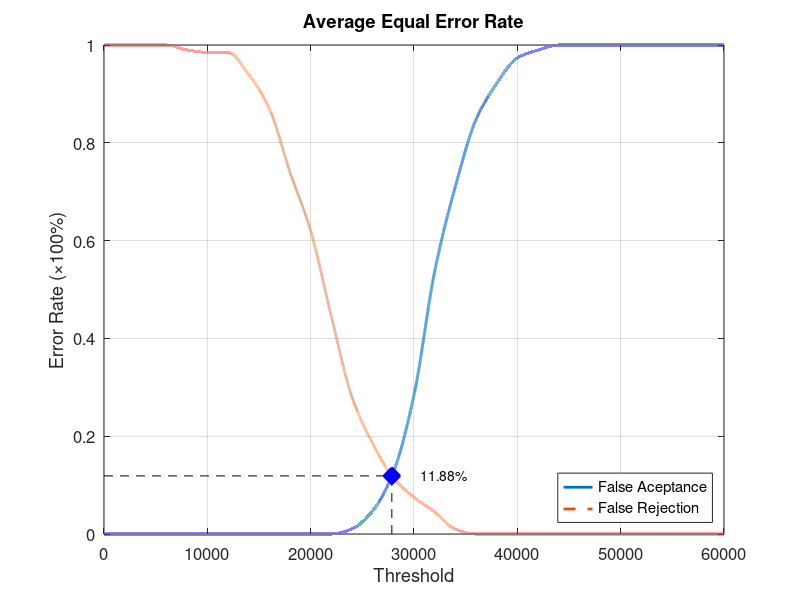
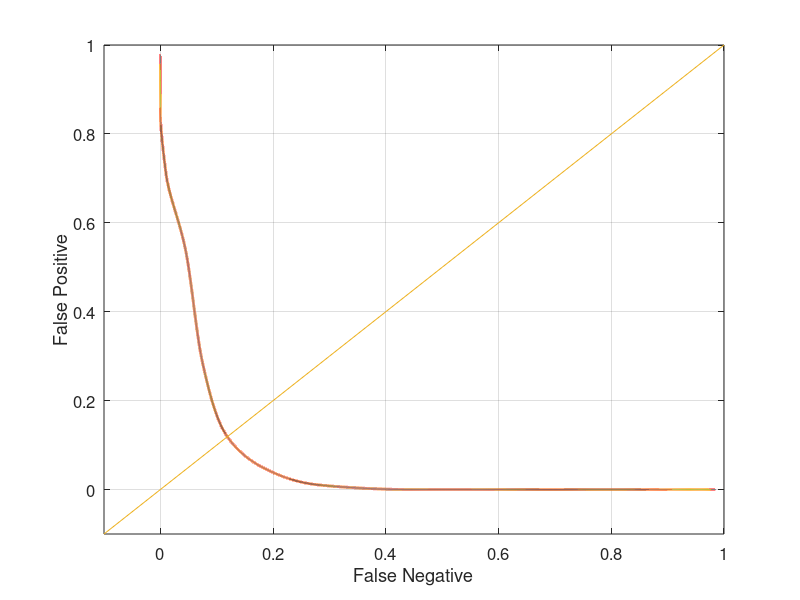

The MATLAB source for these figures, in order:
function yEER = Database5_2
close all;
clear;
clc;
x = 0:2000:60000;
xq = 0:0.5:60000;

y0 = [0 0 0 0 0 0 0 0 0 0 0 0 0.0105263 0.0473684 0.126316 0.284211 0.536842 0.710526 0.847368 0.921053 0.973684 0.989474 1 1 1 1 1 1 1 1 1];
yy0 = interp1(x, y0, xq, 'pchip');
y1 = [1 1 1 1 0.99 0.985 0.985 0.94 0.87 0.74 0.62 0.445 0.28 0.185 0.115 0.075 0.045 0.01 0 0 0 0 0 0 0 0 0 0 0 0 0];
yy1 = interp1(x, y1, xq, 'pchip');

% Calculating EER: 
y2 = abs(y0 - y1);
find(y2 == min(y2))
yy2 = abs(yy0 - yy1);
xEER = find(yy2 == min(yy2));
xEERIndex = xq(xEER) % X-axis EER
yEER = yy0(xEER) % Y-axis EER

main = figure
plot(xq, yy0,'-','LineWidth', 2);	hold on
plot(xq, yy1,'--','LineWidth', 2);	hold on
plot([xEERIndex xEERIndex], [0 yEER], 'k--');	hold on
plot([0 xEERIndex], [yEER yEER], 'k--');	hold on
plot(xEERIndex, yEER, 'bx', 'LineWidth', 10);	hold on
text(xEERIndex + 10 * xEERIndex / 100, yEER, [num2str(round((10000 * yEER)) / 100) '%'])
legend('False Aceptance', 'False Rejection', 'Location', 'SouthEast')
xlabel('Threshold')
ylabel('Error Rate (\times100%)')
title('Average Equal Error Rate')
set(gca, 'FontSize', 12)
axis([0 60000 0 1])
grid on

print(main, 'Database5_2Main', '-dpng');
FNRxFPR = figure('Color', [1 1 1]);
plot(yy1, yy0, '-', yy1, yy0, 'LineWidth', 2);
hold on
y = -0.1:0.1:1
plot(y, y); 
set(gca, 'FontSize', 12)
xlabel('False Negative')
ylabel('False Positive')
axis([-0.1 1 -0.1 1])
set(gca, 'FontSize', 12)
grid on

print(FNRxFPR, 'Database5_2FNRxFPR','-dpng');
end
